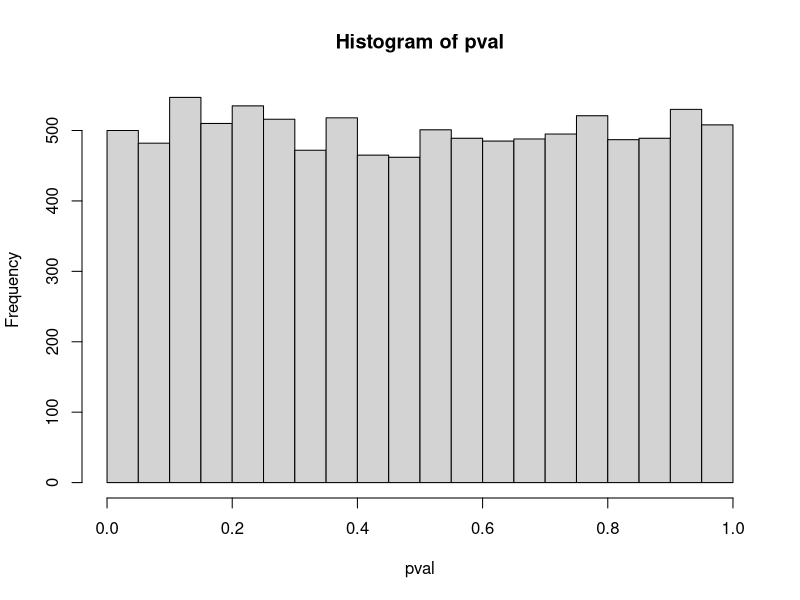
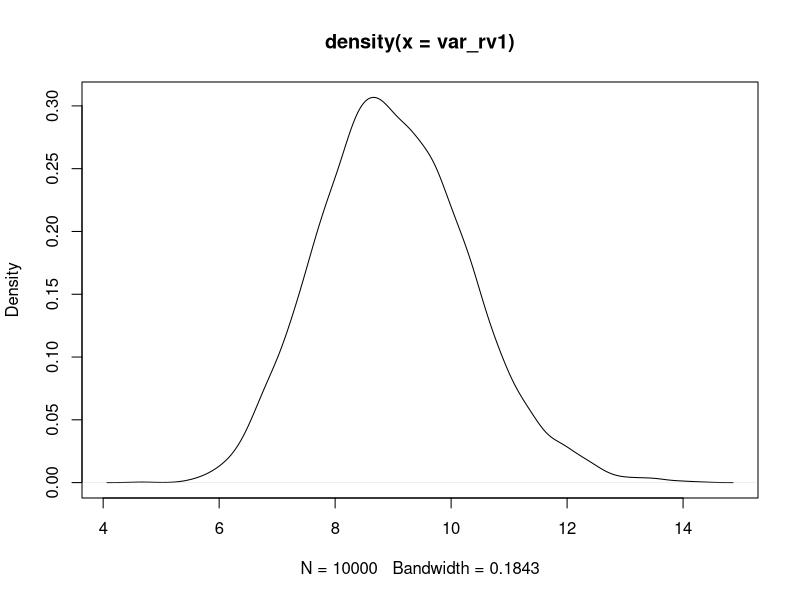
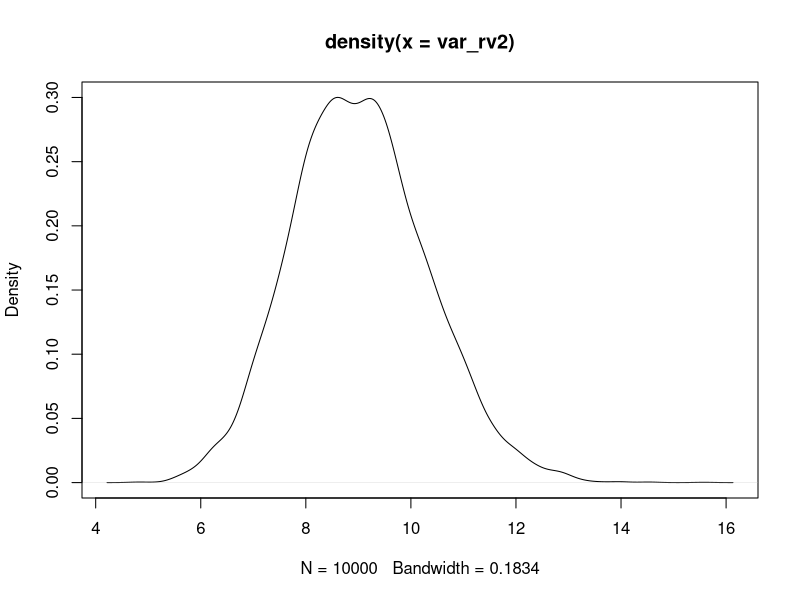
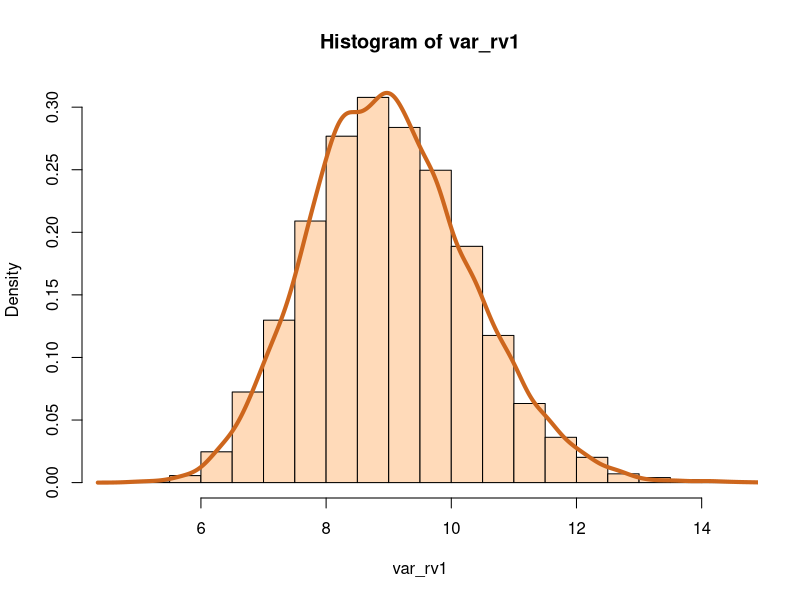
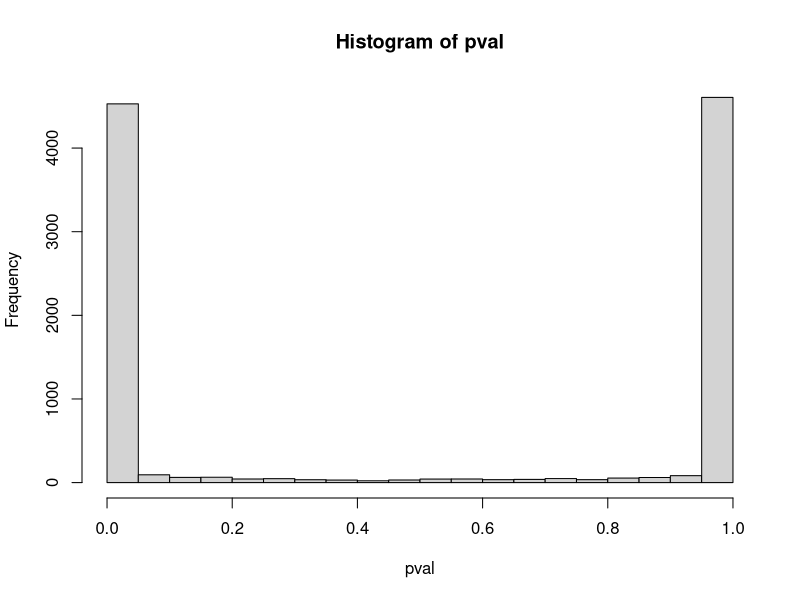
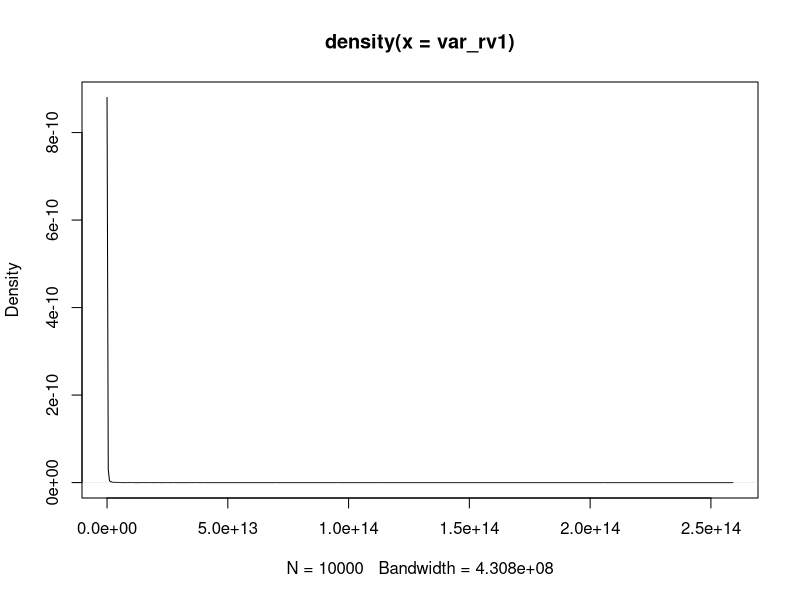
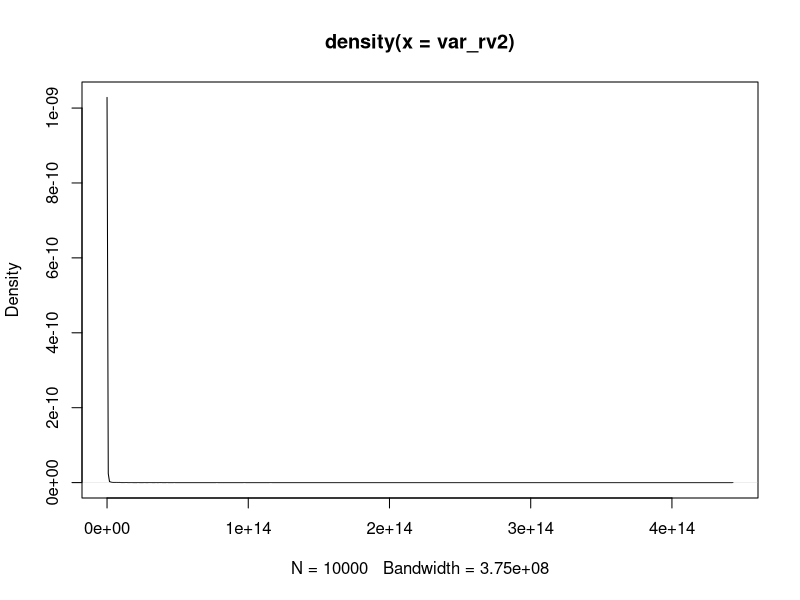
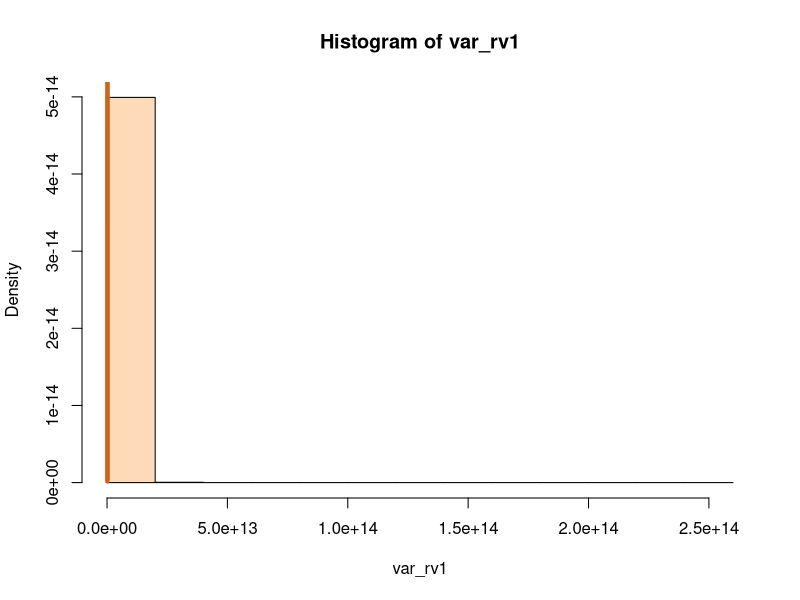

Write the R code that produced these figures, in order. (Note: a time limit stopped this script after it produced the figures.)
rm(list=ls(all=T))
n <- 10000
count <- 100 ## df = 99

stat <- matrix(rep(0,n),n,1)

pval <- matrix(rep(0,n),n,1)

rv1 <- matrix(rep(0,n),n,count)

rv2 <- matrix(rep(0,n),n,count)

var_rv1 <- matrix(rep(0,n),n,1)
var_rv2 <- matrix(rep(0,n),n,1)

for(i in 1:n){
  rv1[i,] <- rnorm(count,5,3)
  rv2[i,] <- rnorm(count,5,3)
  var_rv1[i,1] <- var(rv1[i,])
  var_rv2[i,1] <- var(rv2[i,])
  stat[i,1] <- var_rv1[i,1]/var_rv2[i,1]
  pval[i,1] <- pf(stat[i,1],count-1,count-1)
}

hist(pval)  ## p vals are uniformly distributed

plot(density(var_rv1))
plot(density(var_rv2))

sample_chisq <- rchisq(n,df=count-1,ncp = 9)
sample_chisq <- sample_chisq*mean(var_rv1)/mean(sample_chisq)
### scaled chisq to have the same mean as the hist of var_rv1

hist(var_rv1,col="peachpuff",prob=T)
lines(density(sample_chisq),col = "chocolate3",lwd=4)

############################################################

n <- 10000
count <- 100 ## df = 99

stat <- matrix(rep(0,n),n,1)

pval <- matrix(rep(0,n),n,1)

rv1 <- matrix(rep(0,n),n,count)

rv2 <- matrix(rep(0,n),n,count)

var_rv1 <- matrix(rep(0,n),n,1)
var_rv2 <- matrix(rep(0,n),n,1)

for(i in 1:n){
  rv1[i,] <- rlnorm(count,5,3)
  rv2[i,] <- rlnorm(count,5,3)
  var_rv1[i,1] <- var(rv1[i,])
  var_rv2[i,1] <- var(rv2[i,])
  stat[i,1] <- var_rv1[i,1]/var_rv2[i,1]
  pval[i,1] <- pf(stat[i,1],count-1,count-1)
}

hist(pval)  

plot(density(var_rv1))
plot(density(var_rv2))

sample_chisq <- rchisq(n,df=count-1,ncp = 9)
sample_chisq <- sample_chisq*mean(var_rv1)/mean(sample_chisq)
### scaled chisq to have the same mean as the hist of var_rv1

hist(var_rv1,col="peachpuff",prob=T)
lines(density(sample_chisq),col = "chocolate3",lwd=4)

#######################################################
## Uniform has lighter tails than normal

n <- 10000
count <- 100 ## df = 99

stat <- matrix(rep(0,n),n,1)

pval <- matrix(rep(0,n),n,1)

rv1 <- matrix(rep(0,n),n,count)

rv2 <- matrix(rep(0,n),n,count)

var_rv1 <- matrix(rep(0,n),n,1)
var_rv2 <- matrix(rep(0,n),n,1)

for(i in 1:n){
  rv1[i,] <- runif(count,2,8)
  rv2[i,] <- runif(count,2,8)
  var_rv1[i,1] <- var(rv1[i,])
  var_rv2[i,1] <- var(rv2[i,])
  stat[i,1] <- var_rv1[i,1]/var_rv2[i,1]
  pval[i,1] <- pf(stat[i,1],count-1,count-1)
}

hist(pval)  ## p vals are uniformly distributed

plot(density(var_rv1))
sample_chisq <- rchisq(n,df=count-1,ncp = 9)
sample_chisq <- sample_chisq*mean(var_rv1)/mean(sample_chisq)
### scaled chisq to have the same mean as the hist of var_rv1

hist(var_rv1,col="peachpuff",prob=T)
lines(density(sample_chisq),col = "chocolate3",lwd=4)


##########################

norm1 <- rnorm(10000,5,sqrt(3))
unif <- runif(10000,2,8)

plot(density(norm1),col='chocolate3')
lines(density(unif),lwd=3,col='peachpuff') 

## intuitively also the uniform distribution is cut at the ends while
## Normal goes on

#######################################################
#### Auto Correlated RV #####

n <- 10000
count <- 100 ## df = 99

stat <- matrix(rep(0,n),n,1)

pval <- matrix(rep(0,n),n,1)

rv1 <- matrix(rep(0,n),n,count)

rv2 <- matrix(rep(0,n),n,count)

var_rv1 <- matrix(rep(0,n),n,1)
var_rv2 <- matrix(rep(0,n),n,1)

generate_AR_data <- function(coeff,start,n,std){
  temp <- matrix(rep(0,n),n,1)
  for(i in 1:n){
    if(i == 1){
      temp[i] = start
    } else{
      temp[i] = coeff*temp[i-1] + rnorm(1,0,std)
    }
  }
  return(temp)
}

generate_fdist <- function(n,corr,start,count,std){
  for(i in 1:n){
    rv1[i,] <- generate_AR_data(corr,start,count,std)
    rv2[i,] <- generate_AR_data(corr,start,count,std)
    var_rv1[i,1] <- var(rv1[i,])
    var_rv2[i,1] <- var(rv2[i,])
    stat[i,1] <- var_rv1[i,1]/var_rv2[i,1]
    pval[i,1] <- pf(stat[i,1],count-1,count-1)
  }
  return(list(rv1, rv2, var_rv1, var_rv2, stat, pval))
}

op_list = generate_fdist(n,0.5,0.8,count,1)

hist(op_list[[6]]) ## p vals are not uniformly distributed, auto-correlated data

plot(density(op_list[[3]]))
plot(density(op_list[[4]]))

sample_chisq <- rchisq(n,df=count-1,ncp = 9)
sample_chisq <- sample_chisq*mean(var_rv1)/mean(sample_chisq)
### scaled chisq to have the same mean as the hist of var_rv1

hist(var_rv1,col="peachpuff",prob=T)
lines(density(sample_chisq),col = "chocolate3",lwd=4)

clt <- function(n,corr,start,count,std){
  for(i in 1:n){
    rv1[i,] <- generate_AR_data(corr,start,count,std)
    stat[i,1] = mean(rv1[i,1])
  }
  return(stat)
}

plot(density(clt(n,0.5,0.8,count,1)))

######################################################
### autocorrelated series t-test simulation ####

n <- 10000
count <- 1000

stat1 <- matrix(rep(0,n),n,1)
stat2 <- matrix(rep(0,n),n,1)
stat3 <- matrix(rep(0,n),n,1)
stat4 <- matrix(rep(0,n),n,1)

pval1 <- matrix(rep(0,n),n,1)
pval2 <- matrix(rep(0,n),n,1)
pval3 <- matrix(rep(0,n),n,1)
pval4 <- matrix(rep(0,n),n,1)

rv1 <- matrix(rep(0,n),n,count)

rv2 <- matrix(rep(0,n),n,count)

df2 = matrix(rep(0,n),n,1)

NWtest <- function(ret,lag,count){
  vv = var(ret)
  temp = 0
  for (l in (1:lag)){
    cc=cov(ret[seq(1,count-l)],ret[seq(l+1,count)])
    temp=temp+2*(1-(l/lag))*cc
  }
  vv = vv + temp
  return(vv[1])
}

## (1-l/(lag+1)) is bartett kernel

generate_AR_data_1 <- function(coeff,start,n,mean,std){
  temp <- matrix(rep(0,n),n,1)
  for(i in 1:n){
    if(i == 1){
      temp[i] = start
    } else{
      temp[i] = coeff*temp[i-1] + rnorm(1,mean,std)
    }
  }
  return(temp)
}

mean_diff <- matrix(rep(0,n),n,1)


simulate_ar <- function(n,ar,start){
  for(i in 1:n){
    rv1[i,] <- generate_AR_data_1(ar,start,count,0,1)
    rv2[i,] <- generate_AR_data_1(ar,start,count,0,1)
    mean_diff <- (mean(rv1[i,]) - mean(rv2[i,]))
    stat1[i,1] <- (mean(rv1[i,]) - mean(rv2[i,]))/sqrt(var(rv1[i,])/count + 
                                                         var(rv2[i,])/count)
    
    ## as it is a 2 sided test hence we have to calc p values that ways
    pval1[i,1] <- ifelse((1-pt(stat1[i,1],df=count*2-2)) > 0.5, 
                         pt(stat1[i,1],df=count*2-2)*2,
                         (1-pt(stat1[i,1],df=count*2-2))*2)
    stat2[i,1] <- t.test(rv1[i,],rv2[i,],alternative="two.sided",var.equal=F)$statistic[[1]]
    
    pval2[i,1] <- t.test(rv1[i,],rv2[i,],alternative="two.sided",var.equal=F)$p.value
    df2[i,1] <- t.test(rv1[i,],rv2[i,],alternative="two.sided",var.equal=F)$parameter
    
    stat3[i,1] <- (mean(rv1[i,]) - mean(rv2[i,]))/sqrt((var(rv1[i,])/count)*(1/(1-ar^2)) + 
                                                         (var(rv2[i,])/count)*(1/(1-ar^2)))
    pval3[i,1] <- ifelse((1-pt(stat3[i,1],df=count*2-2)) > 0.5, 
                         pt(stat3[i,1],df=count*2-2)*2,
                         (1-pt(stat3[i,1],df=count*2-2))*2)
    
    stat4[i,1] <- (mean(rv1[i,]) - mean(rv2[i,]))/sqrt((NWtest(rv1[i,],1,count) + 
                                                          (NWtest(rv2[i,],1,count))))
    pval4[i,1] <- ifelse((1-pt(stat4[i,1],df=count*2-2)) > 0.5,
                         pt(stat4[i,1],df=count*2-2)*2,
                         (1-pt(stat4[i,1],df=count*2-2))*2)
  }
  return(list(pval1,pval2,pval3,pval4))
}

pval <- simulate_ar(n,0.5,0.8)

hist(pval[[1]]) ## bad p values due to wrong variance
hist(pval[[2]]) ## bad p values due to wrong variance
hist(pval[[3]])  ## some correction which is not enough, we need newey west
hist(pval[[4]])  ## newey west std errors hence better p values but still not great

############### TS correlation ##############

n <- 10000
count <- 100

corr_ts <- matrix(rep(0,n),n,1)

corr_model <- function(n,count,ar1,ar2,std1,std2){
  for(i in 1:n){
    ts1 <- arima.sim(list(order = c(1,0,0), ar = 0.5), n = 200, sd=0.4)
    ts2 <- arima.sim(list(order = c(1,0,0), ar = 0.5), n = 200, sd=0.5)
    corr_ts[i,1] <- cor(ts1,ts2)
  }
  return(corr_ts)
}

op <- corr_model(n,count,0.5,0.5,0.3,0.4)

plot(density(op))

qqnorm(op)

corr_model_1 <- function(n,count,ar1,ar2,std1,std2){
  for(i in 1:n){
    ts1 <- arima.sim(list(order = c(1,0,0), ar = 0.5), n = 200, sd=0.4)
    ts2 <- arima.sim(list(order = c(1,0,0), ar = 0.5), n = 200, sd=0.5)
    res1 <- arima(as.matrix(ts1),order = c(1,0,0))$residuals
    res2 <- arima(as.matrix(ts2),order = c(1,0,0))$residuals
    corr_ts[i,1] <- cor(res1,res2)
  }
  return(corr_ts)
}

op_1 <- corr_model_1(n,count,0.5,0.5,0.3,0.4)

plot(density(op_1),col='red')  ## correlation is more peaked hence confident
lines(density(op))  ## less peaked

qqnorm(op_1)

########################################

stat <- matrix(rep(0,n),n,1)

pval <- matrix(rep(0,n),n,1)

rv1 <- matrix(rep(0,n),n,count)

rv2 <- matrix(rep(0,n),n,count)

var_rv1 <- matrix(rep(0,n),n,1)
var_rv2 <- matrix(rep(0,n),n,1)

for(i in 1:n){
  for(j in 1:count){
    rv1[i,j] <- rnorm(1,5,3*runif(1))
    rv2[i,j] <- rnorm(1,5,3*runif(1))
  }
  var_rv1[i,1] <- var(rv1[i,])
  var_rv2[i,1] <- var(rv2[i,])
  stat[i,1] <- var_rv1[i,1]/var_rv2[i,1]
  pval[i,1] <- pf(stat[i,1],count-1,count-1)
}

hist(pval)  ## p vals are not uniformly distributed, heteroskesacity

sample_chisq <- rchisq(n,df=count-1,ncp = 9)
sample_chisq <- sample_chisq*mean(var_rv1)/mean(sample_chisq)
### scaled chisq to have the same mean as the hist of var_rv1

hist(var_rv1,col="peachpuff",prob=T)
lines(density(sample_chisq),col = "chocolate3",lwd=4)

qqnorm(var_rv1)

###############################################
#### diff distribution, else same

stat <- matrix(rep(0,n),n,1)

pval <- matrix(rep(0,n),n,1)

rv1 <- matrix(rep(0,n),n,count)

rv2 <- matrix(rep(0,n),n,count)

var_rv1 <- matrix(rep(0,n),n,1)
var_rv2 <- matrix(rep(0,n),n,1)

for(i in 1:n){
  rv1[i,] <- rnorm(count,5,2.88675)  # same mean and variance
  rv2[i,] <- runif(count,0,10) ## non normal issue
  var_rv1[i,1] <- var(rv1[i,])  
  var_rv2[i,1] <- var(rv2[i,])
  stat[i,1] <- var_rv1[i,1]/var_rv2[i,1]
  pval[i,1] <- pf(stat[i,1],count-1,count-1)
}

hist(pval)  ## p vals are slightly non uniform (deviation from normality issue)

sample_chisq <- rchisq(n,df=count-1,ncp = 9)
sample_chisq <- sample_chisq*mean(var_rv1)/mean(sample_chisq)
### scaled chisq to have the same mean as the hist of var_rv1

hist(var_rv1,col="peachpuff",prob=T)
lines(density(sample_chisq),col = "chocolate3",lwd=4)
